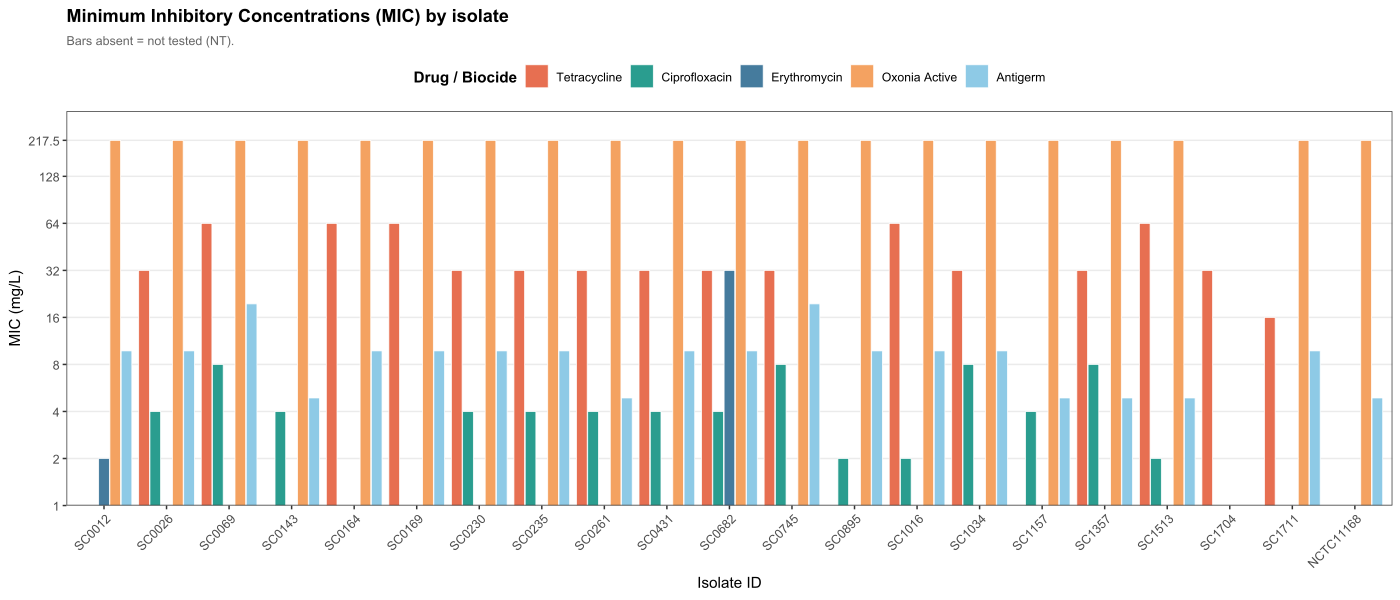

Reproduce this figure in R.
# ============================================================
# MIC Bar Plot - grouped by isolate, 5 bars per isolate
# Aline Rodrigues - Chapter 4/5 biocide & AMR phenotypic data
# ============================================================

library(ggplot2)
library(dplyr)
library(tidyr)
library(forcats)


getwd()
setwd("C:/Users/21004751/OneDrive - Massey University/Student Projects - Aline Parolin Calarga PhD Project - Aline Parolin Calarga PhD Project/Thesis/Chapter 04 Campy cmeABC efflux pump/WRITING/Figures/FIG_MIC/")


# ---- Data entry ----
# Biocide values are in mg/L (converted from %)
# x = not tested (NA)
# S* in result = phenotypically susceptible despite disc diffusion R

data <- tribble(
  ~ID,          ~Species,   ~TET,   ~CIP,   ~ERY,   ~Oxonia,  ~Antigerm,
  "SC0012",     "C. coli",  NA,      NA,   2,      217.5,    9.765,
  "SC0026",     "C. jejuni",32,     4,      NA,     217.5,    9.765,
  "SC0069",     "C. jejuni",64,     8,      NA,     217.5,    19.53,
  "SC0143",     "C. jejuni",NA,   4,      NA,     217.5,    4.88,
  "SC0164",     "C. jejuni",64,     NA,   NA,     217.5,    9.765,
  "SC0169",     "C. jejuni",64,     NA,   NA,     217.5,    9.765,
  "SC0230",     "C. jejuni",32,     4,      NA,     217.5,    9.765,
  "SC0235",     "C. jejuni",32,     4,      NA,     217.5,    9.765,
  "SC0261",     "C. jejuni",32,     4,      NA,     217.5,    4.88,
  "SC0431",     "C. jejuni",32,     4,      NA,     217.5,    9.765,
  "SC0682",     "C. coli",  32,     4,      32,     217.5,    9.765,
  "SC0745",     "C. coli",  32,     8,      NA,     217.5,    19.53,
  "SC0895",     "C. jejuni",NA,   2,      NA,     217.5,    9.765,
  "SC1016",     "C. jejuni",64,     2,      NA,     217.5,    9.765,
  "SC1034",     "C. jejuni",32,     8,      NA,     217.5,    9.765,
  "SC1157",     "C. jejuni",NA,   4,      NA,     217.5,    4.88,
  "SC1357",     "C. jejuni",32,     8,      NA,     217.5,    4.88,
  "SC1513",     "C. jejuni",64,     2,      NA,     217.5,    4.88,
  "SC1704",     "C. jejuni",32,     NA,     NA,     NA,       NA,
  "SC1711",     "C. jejuni",16,     NA,   NA,     217.5,    9.765,
  "NCTC11168",  "C. jejuni",NA,   NA,   NA,     217.5,    4.88,
)

# ---- Reshape to long format ----
data_long <- data %>%
  pivot_longer(
    cols = c(TET, CIP, ERY, Oxonia, Antigerm),
    names_to  = "Drug",
    values_to = "MIC"
  ) %>%
  mutate(
    Drug = factor(Drug,
                  levels = c("TET", "CIP", "ERY", "Oxonia", "Antigerm"),
                  labels = c("Tetracycline",
                             "Ciprofloxacin",
                             "Erythromycin",
                             "Oxonia Active",
                             "Antigerm")),
    ID = factor(ID, levels = unique(data$ID))
  )

# ---- Colour palette (colourblind-friendly) ----
drug_colours <- c(
  "Tetracycline"  = "#E76F51",
  "Ciprofloxacin" = "#2A9D8F",
  "Erythromycin"  = "#457B9D",
  "Oxonia Active" = "#F4A261",
  "Antigerm"      = "#8ECAE6"
)

# ---- Plot ----
p <- ggplot(data_long, aes(x = ID, y = MIC, fill = Drug)) +
  geom_bar(
    stat     = "identity",
    position = position_dodge2(width = 0.9, preserve = "single", padding = 0.05),
    na.rm    = TRUE,
    colour   = "white",
    linewidth = 0.25
  ) +
  scale_y_log10(
    breaks = c(0.01, 0.03, 0.06, 0.12, 0.25, 0.5, 1, 2, 4, 8, 16, 32, 64, 128, 217.5),
    labels = c("0.01", "0.03", "0.06", "0.12", "0.25", "0.5",
               "1", "2", "4", "8", "16", "32", "64", "128", "217.5"),
    expand = expansion(mult = c(0, 0.08))
  ) +
  scale_fill_manual(values = drug_colours, name = "Drug / Biocide") +
  labs(
    title    = "Minimum Inhibitory Concentrations (MIC) by isolate",
    subtitle = "Bars absent = not tested (NT).",
    x        = "Isolate ID",
    y        = "MIC (mg/L)"
  ) +
  theme_bw(base_size = 11) +
  theme(
    axis.text.x      = element_text(angle = 45, hjust = 1, size = 9),
    axis.text.y      = element_text(size = 9),
    legend.position  = "top",
    legend.title     = element_text(face = "bold"),
    panel.grid.major.x = element_blank(),
    panel.grid.minor   = element_blank(),
    strip.background = element_rect(fill = "grey92"),
    plot.title       = element_text(face = "bold", size = 13),
    plot.subtitle    = element_text(size = 9, colour = "grey40"),
    plot.caption     = element_text(size = 8, colour = "grey50", hjust = 0)
  )

print(p)

# ---- Save ----
ggsave(
  "mic_barplot.pdf",
  plot   = p,
  width  = 14,
  height = 6,
  device = cairo_pdf
)


message("Saved: mic_barplot.pdf and mic_barplot.png")
